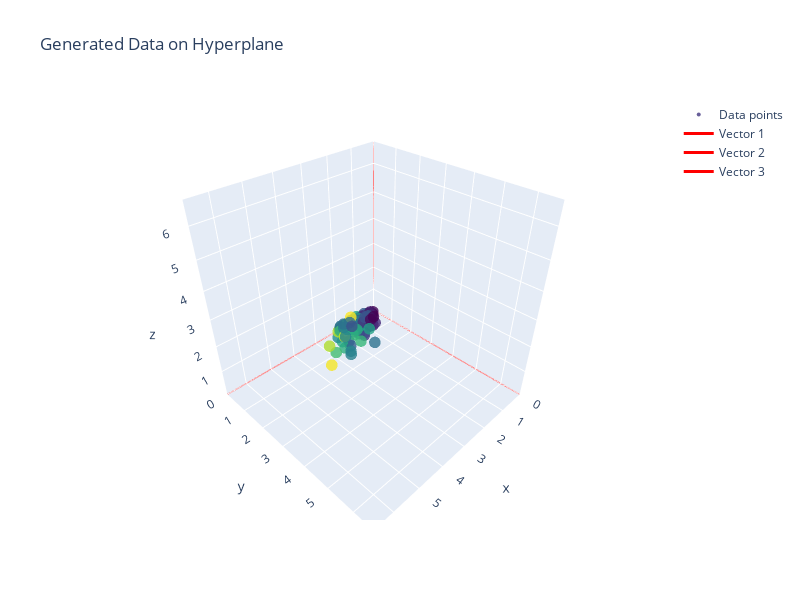
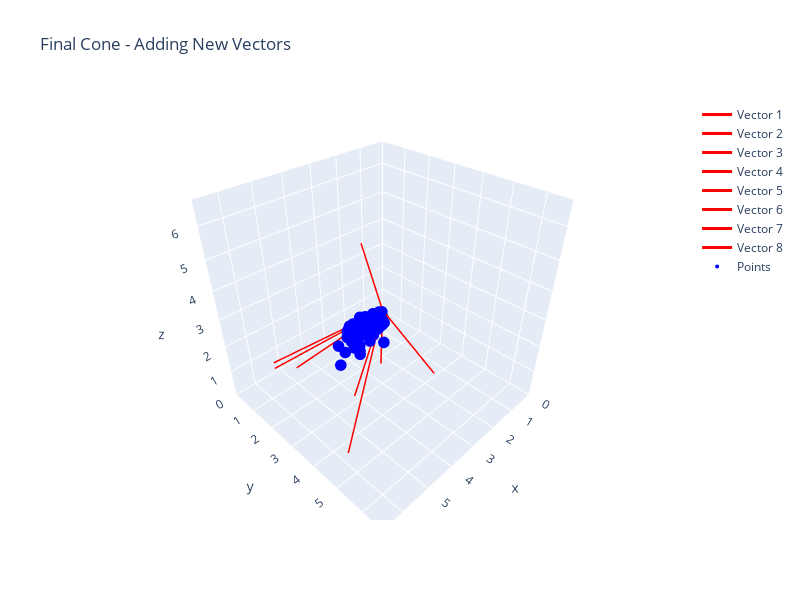
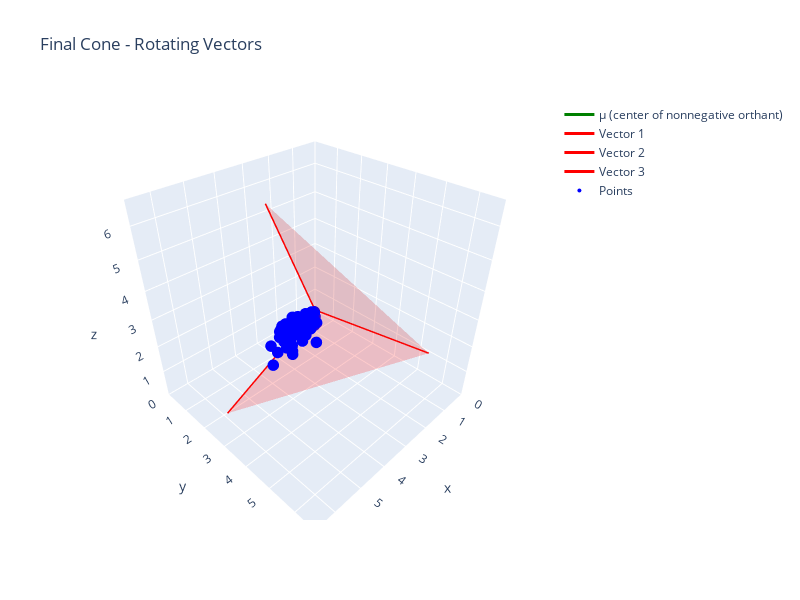
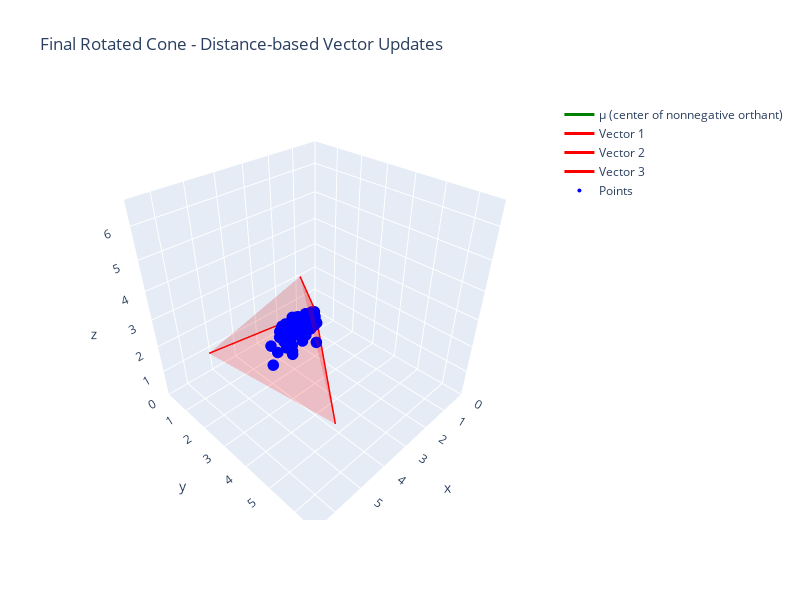

Notebook source saved alongside these figures, in order:
### Markdown cell above
### Main Execution - Running CC_Add, CC_Rotate, and CC_Rotate_Dist

### Code cell
# Main execution
m, n, r = 3, 100, 3
k = 5  # Number of new vectors to add
theta = np.pi / 100  # Step size for vector updates
rotation_angle = np.pi / 100  # Rotation Angle
convergence_threshold = 1e-6  # New convergence threshold
max_step_size = 0.1  # Initial maximum step size

phi, X = generate_data(m, n, r)

print("Running CC algorithm with the addition of new vectors...")
U_add, iterations_add = cc_add(phi.copy(), X, k, theta, max_iterations=500)
print(f"Completed in {iterations_add} iterations.")

# Final plot
plot_cone_and_points(U_add, X, "Final Cone - Adding New Vectors")

print("Running CC algorithm with vector rotation updates...")
U_rotate, iterations_rotate, animation_frames = cc_rotate(phi.copy(), X, theta, rotation_angle,
                                                                       max_iterations=500, max_rotations=200,
                                                                       convergence_threshold=convergence_threshold)
print(f"Completed in {iterations_rotate} iterations.")

# Final plot
plot_cone_points_and_bounds(U_rotate, X, "Final Cone - Rotating Vectors")

# Create and save the animation
cc_rotation_animation(X, animation_frames, 'test_cone_rotation.gif', frame_skip=5, frame_duration=200)

print("Running CC_rotate algorithm with distance-based vector updates and adaptive step size...")
U_rotate, iterations_rotate, animation_frames = cc_rotate_dist(
    phi.copy(), X, max_step_size, rotation_angle,
    max_iterations=500, max_rotations=200, convergence_threshold=1e-6
)

print(f"Completed in {iterations_rotate} iterations.")

# Final plot
plot_cone_points_and_bounds(U_rotate, X, "Final Rotated Cone - Distance-based Vector Updates")

# Create and save the animation
cc_rotation_animation(X, animation_frames, 'distance_based_cone_rotation.gif', frame_skip=5, frame_duration=200)
